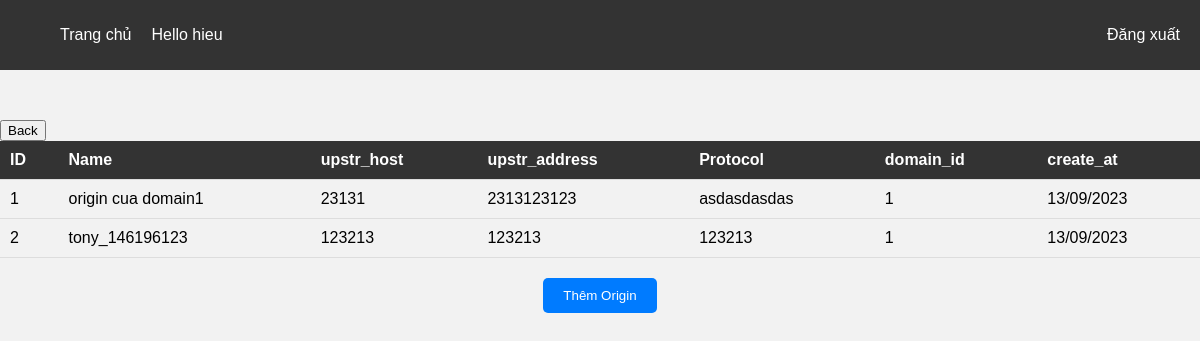
The page /users/1/domains/1/origins (signed in) on the database its author committed.
### app/models.py (models this page shows)
class Origin(Base):
    __tablename__ = "origin"
    id = Column(Integer, primary_key=True, index=True, autoincrement=True)
    name = Column(String)
    upstr_host = Column(String)
    upstr_address = Column(String)
    protocol = Column(String)
    domain_id = Column(Integer, ForeignKey("domain.id"))
    create_at = Column(String)
    domain = relationship("Domain", back_populates="origins")

### main.py (the view)
@app_data.get("/users/{user_id}/domains",response_model=list[schemas.DomainCreate])
def get_domains(request: Request,user_id:int, skip: int = 0, limit: int = 100, db: Session = Depends(get_db)):
    if request.session.get('id'):
        if request.session['id'] == user_id:
            print("dang lay domain")
            user_id = user_id
            domains = crud.get_domains(db,user_id=user_id, skip=skip, limit=limit)
            if domains:
                request.session['domain_ids'] = list()
                for domain in domains:
                    request.session['domain_ids'].append(domain.id)
                print (request.session['domain_ids'])
                return templates.TemplateResponse("admin-domain.html", {"domains": domains,"user":request.session['username'],"user_id":user_id, "request": request})
            else:
                return templates.TemplateResponse("admin-domain.html", {"domains": [],"message":"Dell có domains", "request": request})
        return templates.TemplateResponse("admin-domain.html", {"domains": [],"message":"Dell phải domains của bạn", "request": request})
    return RedirectResponse(url="/sign-in", status_code=302)

### templates/admin-origin.html (shortened to what this page needs)
<!DOCTYPE html>
<html>
<head>
</head>
<body>
    <header>
        <nav>
            <ul>
                <li><a href="#">Trang chủ</a></li>
                <li>Hello {{user}}</li>
                <li><a href="/logout">Đăng xuất</a></li>
            </ul>
        </nav>
    </header>
    <button onclick="window.location.href = '/users/{{user_id}}/domains'">Back</button>
    <table>
        <tr>
            <th>ID</th>
            <th>Name</th>
            <th>upstr_host</th>
            <th>upstr_address</th>
            <th>Protocol</th>
            <th>domain_id</th>
            <th>create_at</th>
        </tr>
        {% for origin in origins %}
        <tr>
            <td>{{origin.id}}</td>
            <td>{{origin.name}}</td>
            <td>{{origin.upstr_host}}</td>
            <td>{{origin.upstr_address}}</td>
            <td>{{origin.protocol}}</td>
            <td>{{origin.domain_id}}</td>
            <td>{{origin.create_at}}</td>
        </tr>
        {% endfor %}
    </table>
    <div class="add-origin-button">
        <button onclick="window.location.href='/users/{{user_id}}/domains/{{domain_id}}/create-origin'">Thêm Origin</button>
    </div>
</body>
</html>

### templates/admin-origin.html (style rules this page uses)
header { background-color: #333333; padding: 10px; }
nav ul { list-style: none; display: flex; }
nav ul li { color: #ffffff; margin-right: 10px; }
nav ul li a { color: #ffffff; text-decoration: none; padding: 5px 10px; border-radius: 3px; transition: background-color 0.3s ease; }
nav ul li:last-child { margin-right: 0; margin-left: auto; }
body { background-color: #f2f2f2; margin: 0; padding: 0; font-family: Arial, sans-serif; }
table { width: 100%; border-collapse: collapse; }
th, td { padding: 10px; text-align: left; border-bottom: 1px solid #dddddd; }
th { background-color: #333333; color: #ffffff; }
.add-origin-button { text-align: center; margin-top: 20px; }
.add-origin-button button { background-color: #007bff; color: #ffffff; padding: 10px 20px; border: none; border-radius: 5px; cursor: pointer; }

### rows shown on the page
Origin: id "1", name "origin cua domain1", upstr_host "23131", upstr_address "2313123123", protocol "asdasdasdas", domain_id "1", create_at "13/09/2023"
Origin: id "2", name "tony_146196123", upstr_host "123213", upstr_address "123213", protocol "123213", domain_id "1", create_at "13/09/2023"

### other values the page prints
{{ user }} "hieu"
